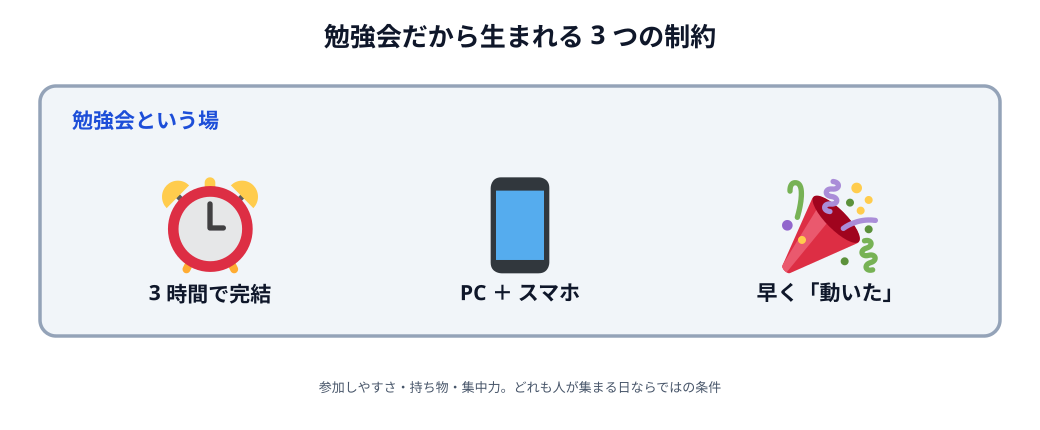

The Python source for this figure:
# 01-constraints.svg
# スキーマ: CONTAINER + BLOCKAGE（勉強会という枠が、3 つの制約を生む）
# 技術的な制約ではなく「集まってやるから生まれる制約」であることを見せる

import sys

sys.path.insert(0, "/Users/seekseep/.claude/skills/genfig")
from genfig import Canvas, PALETTE

c = Canvas(1040, 430)
c.text(520, 46, "勉強会だから生まれる 3 つの制約", scale="xl")

c.sticky(40, 86, 960, 250, color="gray")
c.text(72, 128, "勉強会という場", scale="lg", align="left",
       fill=PALETTE["blue"]["text"])

time = c.node(210, 240, "3 時間で完結", emoji_cp="23f0", w=230, h=104)  # ⏰
device = c.node(520, 240, "PC ＋ スマホ", emoji_cp="1f4f1", w=230, h=104)  # 📱
early = c.node(830, 240, "早く「動いた」", emoji_cp="1f389", w=230, h=104)  # 🎉

c.text(520, 392, "参加しやすさ・持ち物・集中力。どれも人が集まる日ならではの条件",
       scale="sm")

c.save("01-constraints.svg")
